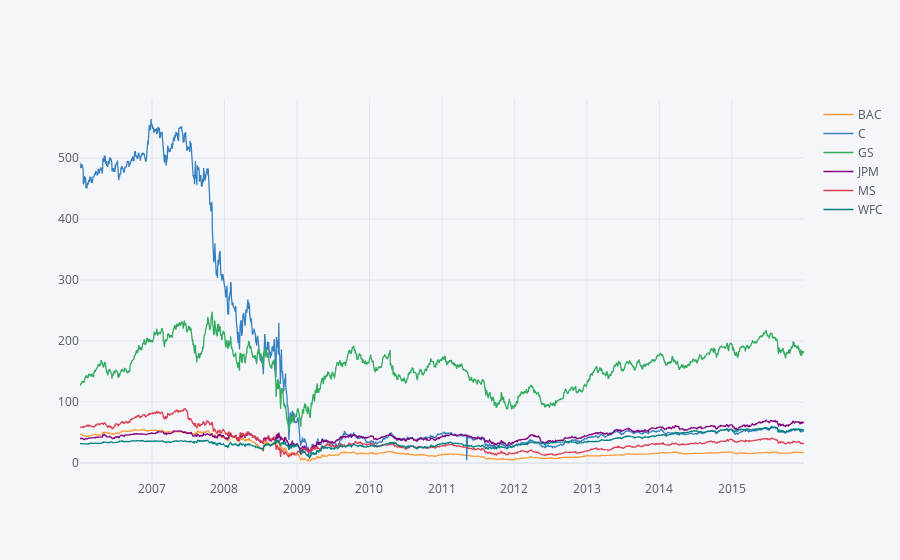

This figure's notebook cell:
### Code cell
all_bank.xs(key='Close',axis=1,level='Stock Info').iplot()

### Figure 1 — Plotly figure (JSON) as saved in the notebook; plotly's stock layout.template omitted (floating-point values rounded to 4 significant figures; data arrays with more than 128 entries replaced by an {"elided": "..."} marker saying what was removed)
{"data": [{"line": {"color": "rgba(255, 153, 51, 1.0)", "dash": "solid", "shape": "linear", "width": 1.3}, "mode": "lines", "name": "BAC", "text": "", "type": "scatter", "x": {"elided": "2517 str values"}, "y": {"elided": "2517 float values"}}, {"line": {"color": "rgba(55, 128, 191, 1.0)", "dash": "solid", "shape": "linear", "width": 1.3}, "mode": "lines", "name": "C", "text": "", "type": "scatter", "x": {"elided": "2517 str values"}, "y": {"elided": "2517 float values"}}, {"line": {"color": "rgba(50, 171, 96, 1.0)", "dash": "solid", "shape": "linear", "width": 1.3}, "mode": "lines", "name": "GS", "text": "", "type": "scatter", "x": {"elided": "2517 str values"}, "y": {"elided": "2517 float values"}}, {"line": {"color": "rgba(128, 0, 128, 1.0)", "dash": "solid", "shape": "linear", "width": 1.3}, "mode": "lines", "name": "JPM", "text": "", "type": "scatter", "x": {"elided": "2517 str values"}, "y": {"elided": "2517 float values"}}, {"line": {"color": "rgba(219, 64, 82, 1.0)", "dash": "solid", "shape": "linear", "width": 1.3}, "mode": "lines", "name": "MS", "text": "", "type": "scatter", "x": {"elided": "2517 str values"}, "y": {"elided": "2517 float values"}}, {"line": {"color": "rgba(0, 128, 128, 1.0)", "dash": "solid", "shape": "linear", "width": 1.3}, "mode": "lines", "name": "WFC", "text": "", "type": "scatter", "x": {"elided": "2517 str values"}, "y": {"elided": "2517 float values"}}], "layout": {"legend": {"bgcolor": "#F5F6F9", "font": {"color": "#4D5663"}}, "paper_bgcolor": "#F5F6F9", "plot_bgcolor": "#F5F6F9", "title": {"font": {"color": "#4D5663"}}, "xaxis": {"gridcolor": "#E1E5ED", "showgrid": true, "tickfont": {"color": "#4D5663"}, "title": {"font": {"color": "#4D5663"}, "text": ""}, "zerolinecolor": "#E1E5ED"}, "yaxis": {"gridcolor": "#E1E5ED", "showgrid": true, "tickfont": {"color": "#4D5663"}, "title": {"font": {"color": "#4D5663"}, "text": ""}, "zerolinecolor": "#E1E5ED"}}}
